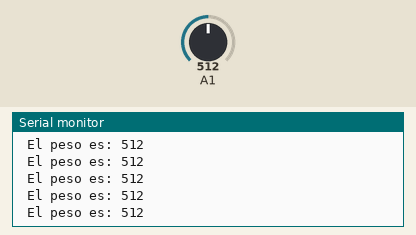
This sketch was run on a simulated Arduino Uno, built with avr-gcc and run on an emulated ATmega328P. Parts: the last lines printed to the serial monitor. The test bench sets the inputs (shaded band); at power-on: A1 = 512.

Above: at 1.2 s.
1.3 s: A1 set to 716
At 1.31 s:
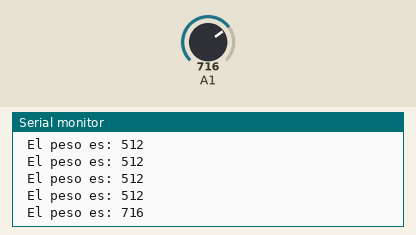
2.8 s: A1 set to 900
At 2.82 s:
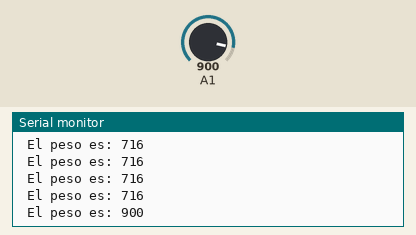
Timing chart, 0 to 5.8 s (numbered marks = the images above; inputs shaded):
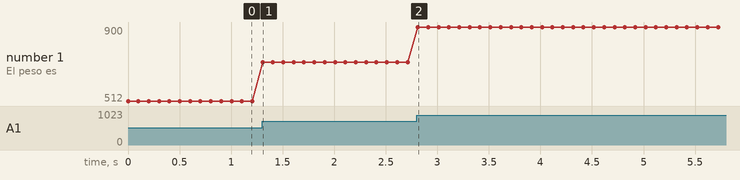

Measured:
- after the input at 1.3 s, the serial monitor: prints a new line at once (image 1)
- after the input at 2.8 s, the serial monitor: prints a new line at once (image 2)
- plotted number 1: 512 → 716 after the input at 1.3 s, 716 → 900 after the input at 2.8 s

The sketch:

CeldaDeCarga.ino
```cpp
int peso;


void setup() {
  Serial.begin(9600);
  pinMode(A1,INPUT);
}

void loop() {
  peso = analogRead(A1);
  Serial.print(" El peso es: ");
  Serial.println(peso);
  delay(100);
}
```
